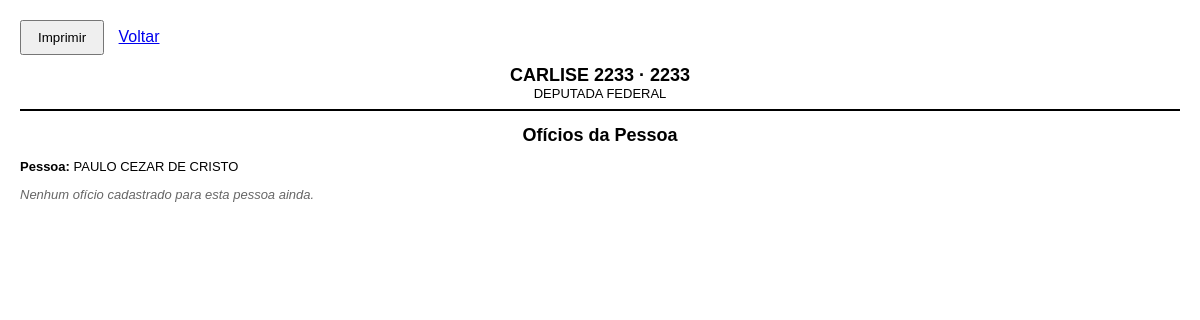
Screenshot of /pessoas/1/imprimir/oficios (signed in) with the database file from the repository.
### tables this page shows
CREATE TABLE candidato (
    id INTEGER PRIMARY KEY AUTOINCREMENT,
    nome_completo TEXT DEFAULT '',
    nome_urna TEXT DEFAULT '',
    cnpj TEXT DEFAULT '',
    cpf TEXT DEFAULT '',
    cargo TEXT DEFAULT 'Deputada Federal',
    numero_candidatura TEXT DEFAULT '',
    partido TEXT DEFAULT '',
    sigla_partido TEXT DEFAULT '',
    coligacao TEXT DEFAULT '',
    municipio TEXT DEFAULT '',
    uf TEXT DEFAULT 'PR',
    data_nascimento TEXT DEFAULT '',
    email TEXT DEFAULT '',
    telefone TEXT DEFAULT '',
    site TEXT DEFAULT '',
    biografia TEXT DEFAULT '',
    ativo INTEGER DEFAULT 1,
    data_cadastro TEXT DEFAULT (datetime('now'))
, comite_endereco TEXT DEFAULT '', comite_telefone TEXT DEFAULT '', comite_cep TEXT DEFAULT '', comite_numero TEXT DEFAULT '', comite_bairro TEXT DEFAULT '', comite_cidade TEXT DEFAULT '', comite_uf TEXT DEFAULT '');

CREATE TABLE pessoas (id INTEGER PRIMARY KEY AUTOINCREMENT, nome TEXT, cpf TEXT UNIQUE, tipo TEXT, funcao TEXT, tratamento TEXT, nascimento TEXT, telefone TEXT, celular TEXT, email TEXT, estado_civil TEXT, endereco TEXT, numero TEXT, bairro TEXT, municipio TEXT, cep TEXT, titulo_eleitor TEXT, zona TEXT, secao TEXT, observacoes TEXT, rg TEXT, complemento TEXT, local_votacao TEXT, data_aniversario TEXT DEFAULT '', demandas TEXT DEFAULT '', categoria TEXT DEFAULT '', observacao TEXT DEFAULT '');

### app.py (the view)
@app.route("/pessoas/<int:pid>/imprimir/oficios")
@login_obrigatorio
def pessoa_imprimir_oficios(pid):
    p = buscar("SELECT * FROM pessoas WHERE id=%s", (pid,))
    if not p:
        flash("Registro nao encontrado.", "erro")
        return redirect(url_for("pessoas"))
    oficios = _ipp_linhas("SELECT * FROM oficios WHERE pessoa_id=%s ORDER BY id DESC", (pid,)) if _ipp_tem("oficios") else []
    return render_template("pessoa_imprimir_oficios.html", p=p, cand=candidato_ativo(), oficios=oficios)

### app.py (called while the page is built)
def conectar():
    if USAR_PG:
        import psycopg2
        return psycopg2.connect(URL)
    conn = sqlite3.connect(os.path.join(BASE_DIR, "sistema.db"))
    conn.row_factory = sqlite3.Row
    conn.execute("PRAGMA foreign_keys=ON")
    return conn

def get_db():
    if "conn" not in g:
        g.conn = conectar()
    return g.conn

@app.teardown_appcontext
def fechar(exc):
    conn = g.pop("conn", None)
    if conn is not None:
        try:
            conn.commit() if not exc else conn.rollback()
        except Exception:
            pass
        try:
            conn.close()
        except Exception:
            pass

def prep(sql):
    return sql.replace("%s", "?") if not USAR_PG else sql

def executar(sql, params=()):
    cur = get_db().cursor()
    cur.execute(prep(sql), tuple(params))
    return cur

def listar(sql, params=()):
    cur = executar(sql, params)
    linhas = cur.fetchall()
    if not linhas:
        return []
    if isinstance(linhas[0], dict):
        return [dict(l) for l in linhas]
    if hasattr(linhas[0], "keys"):
        return [dict(l) for l in linhas]
    cols = [d[0] for d in cur.description]
    return [dict(zip(cols, l)) for l in linhas]

def buscar(sql, params=()):
    linhas = listar(sql, params)
    return linhas[0] if linhas else None

def login_obrigatorio(f):
    @wraps(f)
    def env(*a, **k):
        if not session.get("user"):
            return redirect(url_for("login"))
        return f(*a, **k)
    return env

def candidato_ativo():
    try:
        return buscar("SELECT * FROM candidato WHERE ativo=1 ORDER BY id DESC LIMIT 1")
    except Exception:
        return None

@app.context_processor
def injeta_candidato():
    return {"cand": candidato_ativo()}

def _ipp_conn():
    conn = _ipp_sq.connect(_IPP_BD)
    conn.row_factory = _ipp_sq.Row
    return conn

def _ipp_tem(tabela):
    try:
        conn = _ipp_conn()
        n = conn.execute("SELECT COUNT(*) FROM sqlite_master WHERE type='table' AND name=?", (tabela,)).fetchone()[0]
        conn.close()
        return n > 0
    except Exception:
        return False

### templates/pessoa_imprimir_oficios.html (shortened to what this page needs)
<!DOCTYPE html>
<html lang="pt-BR">
<head><meta charset="utf-8"><title>Ofícios da pessoa</title>
</head>
<body>
<div class="no-print"><button onclick="window.print()" style="padding:8px 16px">Imprimir</button> <a href="javascript:history.back()" style="margin-left:10px">Voltar</a></div>
<div class="cab">
  <div class="l1">{{ cand.nome_urna if cand else 'CARLISE 2233' }} &middot; {{ cand.numero_candidatura if cand else '2233' }}</div>
  <div class="l2">{{ cand.cargo if cand else '' }}</div>
</div>
<h2>Ofícios da Pessoa</h2>
<p><b>Pessoa:</b> {{ p.nome or p.id }}</p>
{% if oficios %}
<table style="width:100%;border-collapse:collapse;font-size:13px">
  <tr><th style="border:1px solid #333;padding:5px">#</th><th style="border:1px solid #333;padding:5px">Assunto</th><th style="border:1px solid #333;padding:5px">Data</th><th style="border:1px solid #333;padding:5px">Status</th></tr>
  {% for o in oficios %}
  <tr><td style="border:1px solid #333;padding:5px">{{ loop.index }}</td><td style="border:1px solid #333;padding:5px">{{ o.assunto or o.descricao or '' }}</td><td style="border:1px solid #333;padding:5px">{{ o.data or '' }}</td><td style="border:1px solid #333;padding:5px">{{ o.status or '' }}</td></tr>
  {% endfor %}
</table>
{% else %}
<p class="vazio">Nenhum ofício cadastrado para esta pessoa ainda.</p>
{% endif %}
</body></html>

### templates/pessoa_imprimir_oficios.html (style rules this page uses)
body { font-family: Arial, sans-serif; margin: 20px; color: #000; }
.no-print { margin-bottom: 10px; }
.cab { text-align: center; border-bottom: 2px solid #000; padding-bottom: 8px; margin-bottom: 14px; }
.cab .l1 { font-size: 18px; font-weight: bold; }
.cab .l2 { font-size: 13px; }
h2 { text-align: center; font-size: 18px; margin: 8px 0; }
p { font-size: 13px; }
.vazio { color: #666; font-style: italic; }

### rows the page displays
candidato: nome_urna "CARLISE 2233", numero_candidatura "2233", cargo "DEPUTADA FEDERAL"
pessoas: nome "PAULO CEZAR DE CRISTO"
